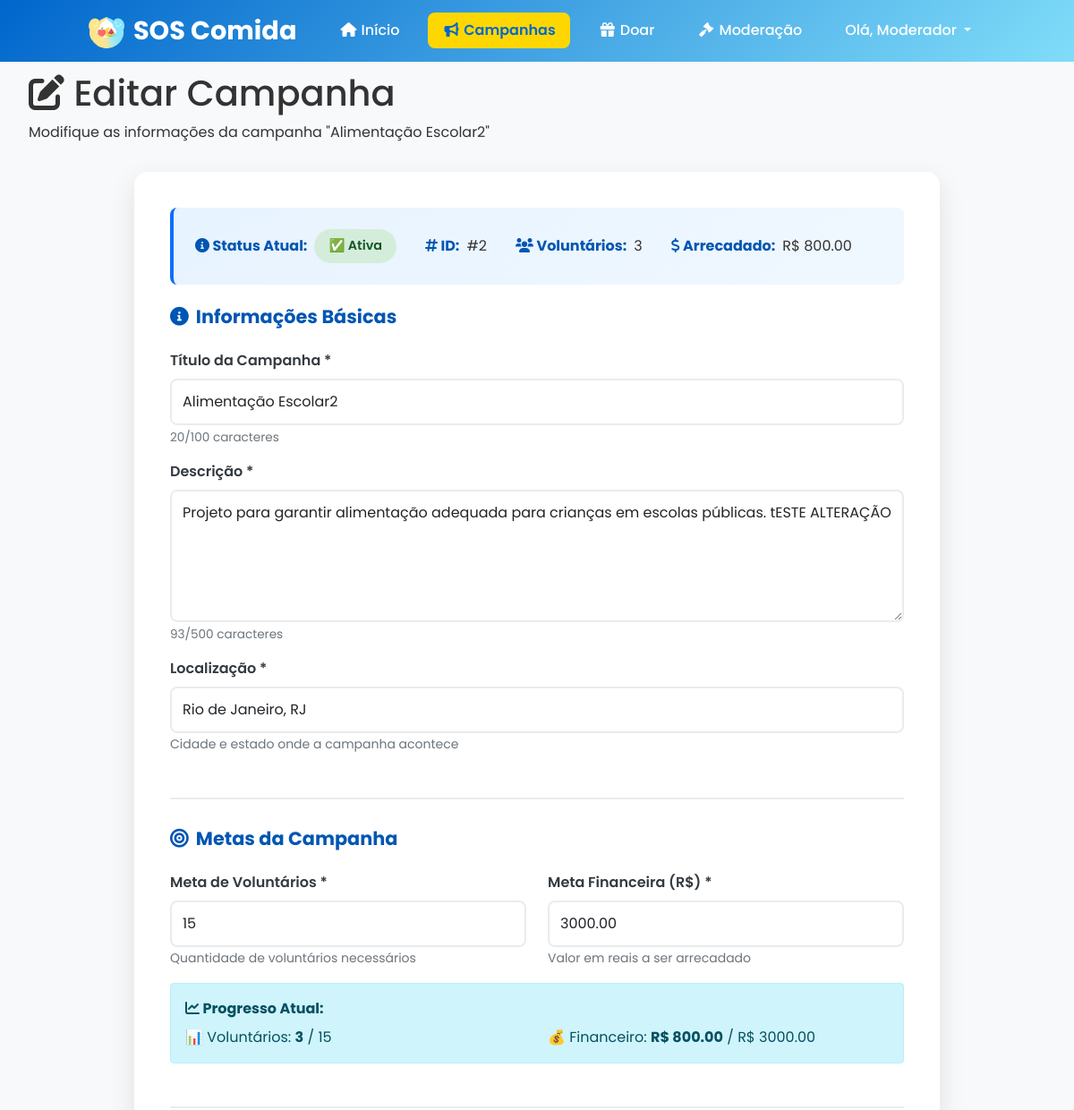
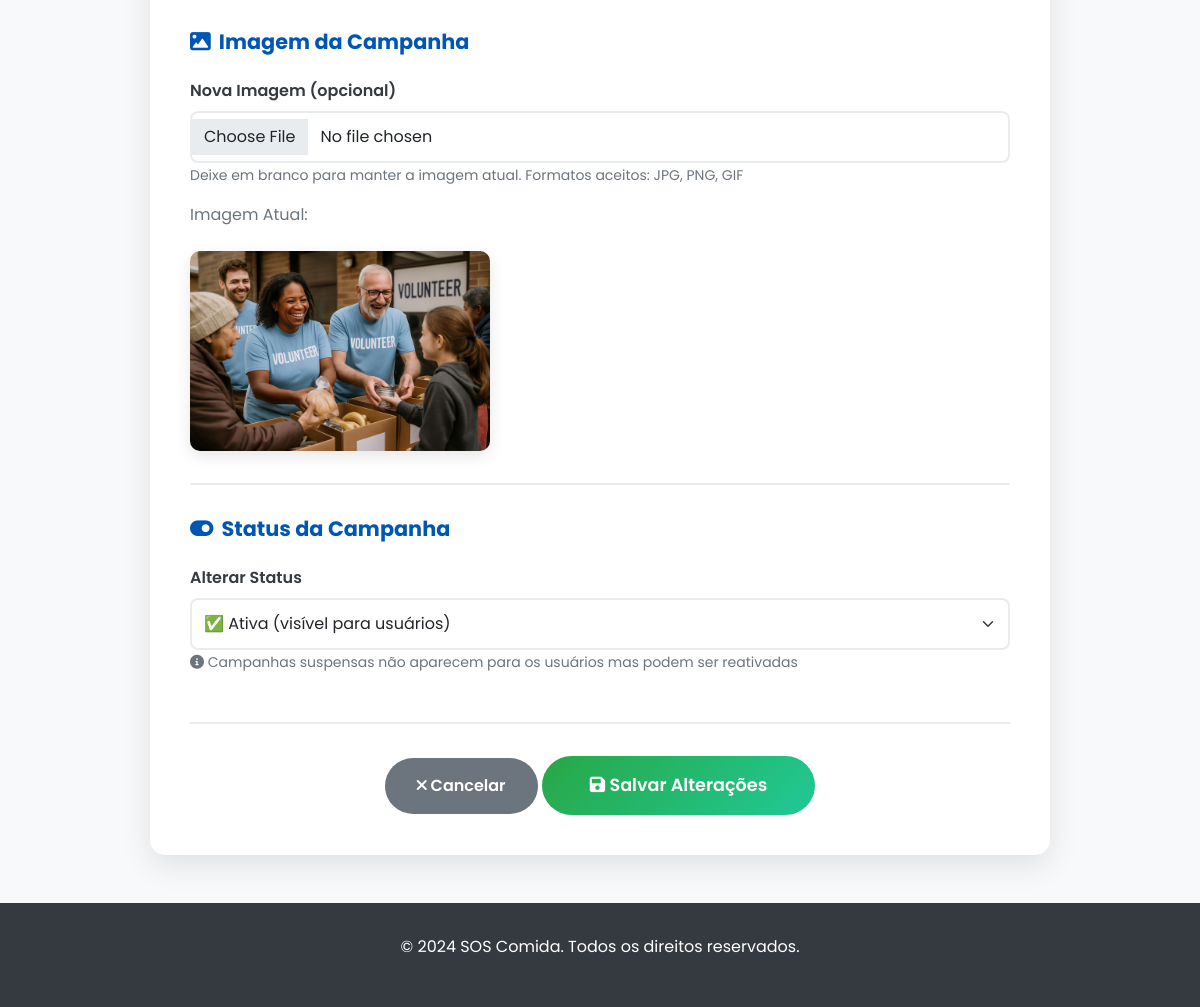
Screenshot of /moderacao/editar_campanha/2 (signed in) with the database file from the repository (2 pictures, top to bottom).
### models.py (models this page shows)
class Usuario(UserMixin, db.Model):
    __tablename__ = 'usuarios'
    id = db.Column(db.Integer, primary_key=True)
    nome = db.Column(db.String(100), nullable=False)
    email = db.Column(db.String(120), unique=True, nullable=False)
    senha = db.Column(db.String(255), nullable=False)
    tipo = db.Column(db.String(20), default='usuario')
    data_criacao = db.Column(db.DateTime, default=datetime.utcnow)
    last_seen = db.Column(db.DateTime, default=datetime.utcnow)
    cpf = db.Column(db.String(14))
    cidade = db.Column(db.String(100))
    endereco = db.Column(db.String(255))
    telefone = db.Column(db.String(20))
    bio = db.Column(db.Text)
    foto_perfil = db.Column(db.String(255))
    instituicao_nome = db.Column(db.String(200))
    instituicao_endereco = db.Column(db.String(255))
    instituicao_cep = db.Column(db.String(10))
    instituicao_tipo = db.Column(db.String(20))
    instituicao_cnpj = db.Column(db.String(18))
    status_aprovacao = db.Column(db.String(20), default='pendente')
    two_factor_secret = db.Column(db.String(32))
    two_factor_enabled = db.Column(db.Boolean, default=False)
    gov_br_id = db.Column(db.String(255), unique=True, nullable=True)
    gov_br_linked = db.Column(db.Boolean, default=False)
    gov_br_level = db.Column(db.String(20), nullable=True)
    status = db.Column(db.String(20), default='online', nullable=False)

class Campanha(db.Model):
    __tablename__ = 'campanhas'
    id = db.Column(db.Integer, primary_key=True)
    titulo = db.Column(db.String(200), nullable=False)
    descricao = db.Column(db.Text, nullable=False)
    localizacao = db.Column(db.String(200), nullable=False)
    meta_voluntarios = db.Column(db.Integer, default=10)
    meta_doacoes = db.Column(db.Numeric(10, 2), default=1000.00)
    arrecadado = db.Column(db.Numeric(10, 2), default=0.00)
    imagem = db.Column(db.String(200), default='campanha1.jpg')
    status = db.Column(db.String(20), default='ativa')
    data_criacao = db.Column(db.DateTime, default=datetime.utcnow)
    data_fim = db.Column(db.DateTime)
    solicitante_id = db.Column(db.Integer, db.ForeignKey('usuarios.id'), nullable=True)
    solicitante = db.relationship('Usuario', foreign_keys=[solicitante_id], backref=db.backref('campanhas_solicitadas', lazy=True))
    instituicao_id = db.Column(db.Integer, db.ForeignKey('usuarios.id'), nullable=True)
    instituicao_delegada = db.relationship('Usuario', foreign_keys=[instituicao_id], backref=db.backref('campanhas_delegadas', lazy=True))

### main.py (the view, shortened to what this page needs)
@app.route('/moderacao/editar_campanha/<int:campanha_id>', methods=['GET', 'POST'])
@login_required
def editar_campanha_moderacao(campanha_id):
    if current_user.tipo != 'moderador':
        flash('Acesso negado.', 'error')
        return redirect(url_for('home'))
    campanha = Campanha.query.get_or_404(campanha_id)
    return render_template('editar_campanha_moderacao.html',
                         campanha=campanha,
                         usuario=current_user)

### main.py (called while the page is built)
@lm.user_loader
def user_loader(id):
    return Usuario.query.get(int(id))

### templates/editar_campanha_moderacao.html (shortened to what this page needs)
{% extends "base.html" %}
{% block content %}
<section class="hero">
    <div class="container">
        <h1><i class="fas fa-edit"></i> Editar Campanha</h1>
        <p>Modifique as informações da campanha "{{ campanha.titulo }}"</p>
    </div>
</section>
<div class="container">
    <div class="form-container">
        <div class="status-info">
            <div class="info-row">
                <div class="info-item">
                    <strong><i class="fas fa-info-circle"></i> Status Atual:</strong>
                    {% if campanha.status == 'ativa' %}
                        <span class="status-badge ativa">✅ Ativa</span>
                    {% elif campanha.status == 'pendente' %}
                        <span class="status-badge pendente">⏳ Pendente</span>
                    {% elif campanha.status == 'suspensa' %}
                        <span class="status-badge suspensa">⏸️ Suspensa</span>
                    {% elif campanha.status == 'rejeitada' %}
                        <span class="status-badge rejeitada">❌ Rejeitada</span>
                    {% endif %}
                </div>
                <div class="info-item">
                    <strong><i class="fas fa-hashtag"></i> ID:</strong>
                    <span>#{{ campanha.id }}</span>
                </div>
                <div class="info-item">
                    <strong><i class="fas fa-users"></i> Voluntários:</strong>
                    <span>{{ campanha.voluntarios|length }}</span>
                </div>
                <div class="info-item">
                    <strong><i class="fas fa-dollar-sign"></i> Arrecadado:</strong>
                    <span>R$ {{ "%.2f"|format(campanha.arrecadado) }}</span>
                </div>
            </div>
        </div>
        <form method="POST" enctype="multipart/form-data" id="formEditarCampanha">
            <div class="form-section">
                <h3 class="form-section-title">
                    <i class="fas fa-info-circle"></i> Informações Básicas
                </h3>
                <div class="mb-3">
                    <label class="form-label" for="titulo">
                        Título da Campanha *
                    </label>
                    <input type="text"
                           id="titulo"
                           name="titulo"
                           class="form-control"
                           value="{{ campanha.titulo }}"
                           required
                           minlength="5"
                           maxlength="100"
                           oninput="updateCharCount('titulo', 100)">
                    <div class="char-counter" id="titulo-counter">0/100 caracteres</div>
                </div>
                <div class="mb-3">
                    <label class="form-label" for="descricao">
                        Descrição *
                    </label>
                    <textarea id="descricao"
                              name="descricao"
                              class="form-control"
                              rows="5"
                              required
                              minlength="20"
                              maxlength="500"
                              oninput="updateCharCount('descricao', 500)">{{ campanha.descricao }}</textarea>
                    <div class="char-counter" id="descricao-counter">0/500 caracteres</div>
                </div>
                <div class="mb-3">
                    <label class="form-label" for="localizacao">
                        Localização *
                    </label>
                    <input type="text"
                           id="localizacao"
                           name="localizacao"
                           class="form-control"
                           value="{{ campanha.localizacao }}"
                           required
                           placeholder="Ex: São Paulo, SP">
                    <small class="text-muted">Cidade e estado onde a campanha acontece</small>
                </div>
            </div>
            <div class="form-section">
                <h3 class="form-section-title">
                    <i class="fas fa-bullseye"></i> Metas da Campanha
                </h3>
                <div class="row">
                    <div class="col-md-6 mb-3">
                        <label class="form-label" for="meta_voluntarios">
                            Meta de Voluntários *
                        </label>
                        <input type="number"
                               id="meta_voluntarios"
                               name="meta_voluntarios"
                               class="form-control"
                               value="{{ campanha.meta_voluntarios }}"
                               min="1"
                               required>
                        <small class="text-muted">Quantidade de voluntários necessários</small>
                    </div>
                    <div class="col-md-6 mb-3">
                        <label class="form-label" for="meta_doacoes">
                            Meta Financeira (R$) *
                        </label>
                        <input type="number"
                               step="0.01"
                               id="meta_doacoes"
                               name="meta_doacoes"
                               class="form-control"
                               value="{{ "%.2f"|format(campanha.meta_doacoes) }}"
                               min="0"
                               required>
                        <small class="text-muted">Valor em reais a ser arrecadado</small>
                    </div>
                </div>
                <div class="alert alert-info">
                    <strong><i class="fas fa-chart-line"></i> Progresso Atual:</strong><br>
                    <div class="row mt-2">
                        <div class="col-md-6">
                            📊 Voluntários: <strong>{{ campanha.voluntarios|length }}</strong> / {{ campanha.meta_voluntarios }}
                        </div>
                        <div class="col-md-6">
                            💰 Financeiro: <strong>R$ {{ "%.2f"|format(campanha.arrecadado) }}</strong> / R$ {{ "%.2f"|format(campanha.meta_doacoes) }}
                        </div>
                    </div>
                </div>
            </div>
            <div class="form-section">
                <h3 class="form-section-title">
                    <i class="fas fa-image"></i> Imagem da Campanha
                </h3>
                <div class="mb-3">
                    <label class="form-label" for="imagem">
                        Nova Imagem (opcional)
                    </label>
                    <input type="file"
                           id="imagem"
                           name="imagem"
                           class="form-control"
                           accept="image/jpeg,image/jpg,image/png,image/gif"
                           onchange="previewImage(this)">
                    <small class="text-muted">
                        Deixe em branco para manter a imagem atual. Formatos aceitos: JPG, PNG, GIF
                    </small>
                </div>
                <div>
                    <p class="text-muted mb-2">Imagem Atual:</p>
                    <img src="{{ url_for('static', filename='img/' + campanha.imagem) }}"
                         alt="{{ campanha.titulo }}"
                         class="preview-image"
                         id="image-preview">
                </div>
            </div>
            <div class="form-section">
                <h3 class="form-section-title">
                    <i class="fas fa-toggle-on"></i> Status da Campanha
                </h3>
                <div class="mb-3">
                    <label class="form-label" for="status">Alterar Status</label>
                    <select id="status" name="status" class="form-select">
                        <option value="ativa" {% if campanha.status == 'ativa' %}selected{% endif %}>
                            ✅ Ativa (visível para usuários)
                        </option>
                    </select>
                    <small class="text-muted">
                        <i class="fas fa-info-circle"></i>
                        Campanhas suspensas não aparecem para os usuários mas podem ser reativadas
                    </small>
                </div>
            </div>
            <div class="text-center" style="margin-top: 2rem;">
                <a href="{{ url_for('moderacao') }}" class="btn-cancelar">
                    <i class="fas fa-times"></i> Cancelar
                </a>
                <button type="submit" class="btn-salvar">
                    <i class="fas fa-save"></i> Salvar Alterações
                </button>
            </div>
        </form>
    </div>
</div>
{% endblock %}

### templates/base.html (shortened to what this page needs)
<!DOCTYPE html>
<html lang="pt-BR">
<head>
    <link href="https://cdnjs.cloudflare.com/ajax/libs/font-awesome/6.0.0/css/all.min.css" rel="stylesheet">
    <link href="https://cdn.jsdelivr.net/npm/bootstrap@5.1.3/dist/css/bootstrap.min.css" rel="stylesheet">
</head>
<body>
    <nav class="navbar" id="navbar">
        <div class="nav-container">
            <a href="{{ url_for('home') }}" class="logo">
                <img src="{{ url_for('static', filename='logo.png') }}" alt="SOS Comida Logo">
                SOS Comida
            </a>
            <ul class="nav-menu" id="nav-menu">
                <li><a href="{{ url_for('home') }}" class="nav-link {% if request.endpoint == 'home' %}active{% endif %}"><i class="fas fa-home fa-fw"></i> Início</a></li>
                {% if current_user.is_authenticated %}
                    <li><a href="{{ url_for('campanhas') }}" class="nav-link {% if 'campanha' in request.endpoint %}active{% endif %}"><i class="fas fa-bullhorn fa-fw"></i> Campanhas</a></li>
                    <li><a href="{{ url_for('formulariodoar') }}" class="nav-link {% if request.endpoint == 'formulariodoar' %}active{% endif %}"><i class="fas fa-gift fa-fw"></i> Doar</a></li>
                    {% if current_user.tipo == 'moderador' %}
                        <li><a href="{{ url_for('moderacao') }}" class="nav-link {% if request.endpoint == 'moderacao' %}active{% endif %}"><i class="fas fa-gavel fa-fw"></i> Moderação</a></li>
                    {% endif %}
                    <li class="nav-item dropdown">
                        <a class="nav-link dropdown-toggle" href="#" id="navbarDropdown" role="button" data-bs-toggle="dropdown" aria-expanded="false">
                            Olá, {{ current_user.nome.split()[0] }}
                        </a>
                    </li>
                {% else %}
                    <li><a href="{{ url_for('login') }}" class="nav-link btn-auth"><i class="fas fa-sign-in-alt"></i> Entrar</a></li>
                {% endif %}
            </ul>
        </div>
    </nav>
    <main class="main-content">
        {% block content %}{% endblock %}
    </main>
    <footer class="footer">
        <div class="container">
            <p>© 2024 SOS Comida. Todos os direitos reservados.</p>
        </div>
    </footer>
</body>
</html>

### rows the page displays
Usuario: nome "Moderador"
Campanha: titulo "Alimentação Escolar2", id "2", arrecadado "800.00", descricao "Projeto para garantir alimentação adequada para crianças em escolas públicas. tESTE ALTERAÇÃO", localizacao "Rio de Janeiro, RJ", meta_voluntarios "15", meta_doacoes "3000.00", imagem (picture), status "✅ Ativa (visível para usuários)"

### other values shown
{{ campanha.voluntarios|length }} "3"
